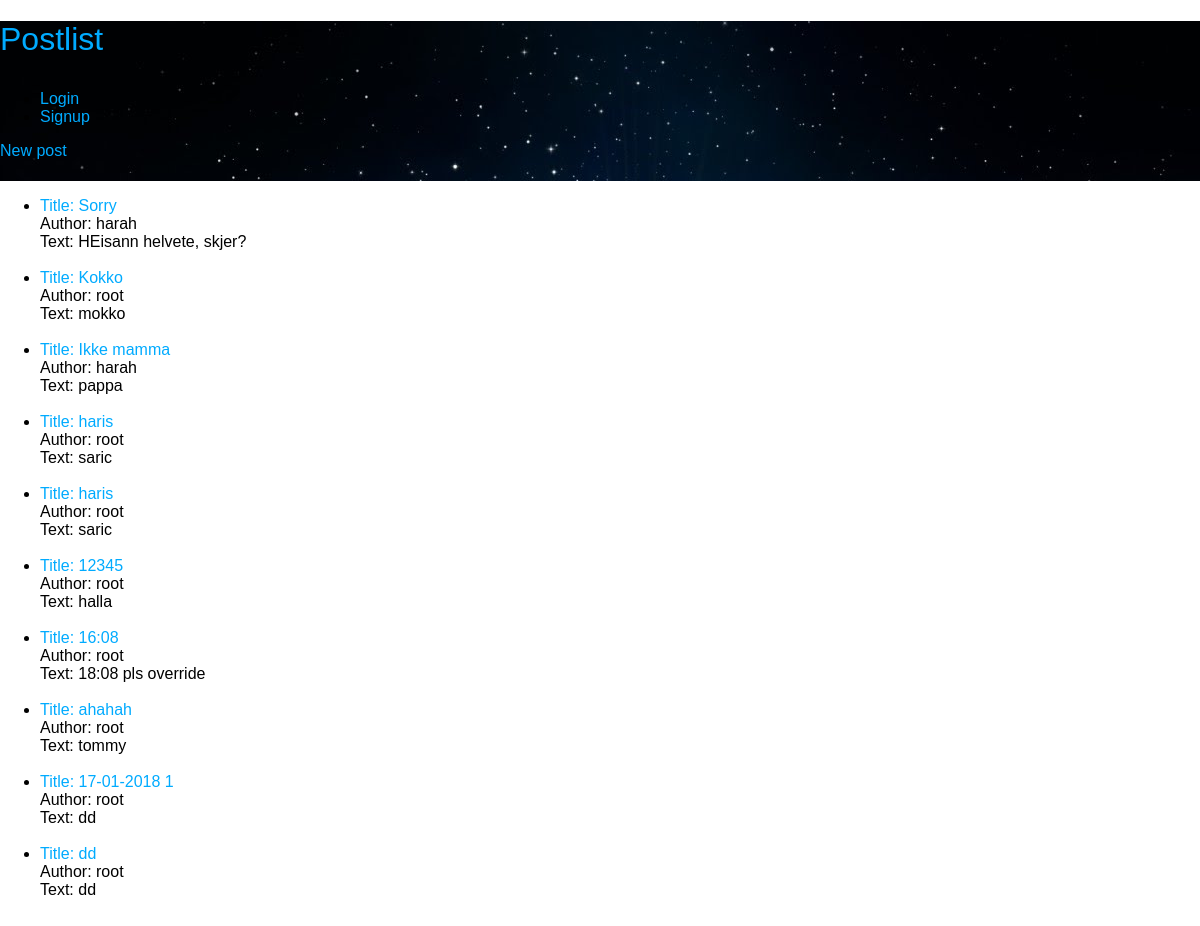
Before: / with the older database file.
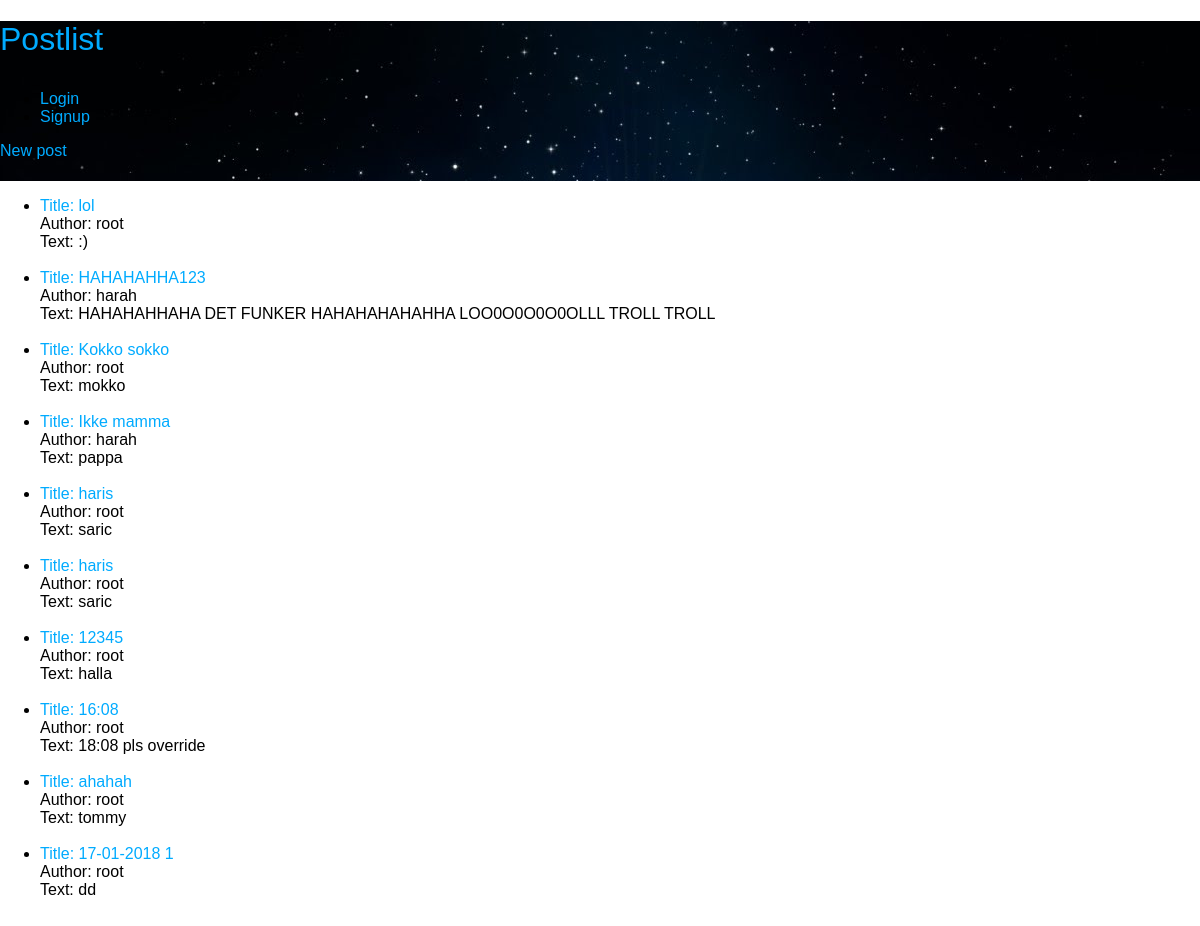
After: the same page with the newer database file.
### blog/models.py (models this page shows, shortened)
@python_2_unicode_compatible  # only if you need to support Python 2
class Post(models.Model):
    STATUS_CHOICES = (
        ('draft', 'Draft'),
        ('published', 'Published'),
    )
    title = models.CharField(max_length=250)
    slug = models.SlugField(max_length=250, unique_for_date='publish')
    author = models.ForeignKey(User, related_name='blog_posts')
    body = models.TextField()
    publish = models.DateTimeField(default=timezone.now)
    created = models.DateTimeField(auto_now_add=True)
    updated = models.DateTimeField(auto_now=True)
    status = models.CharField(max_length=10, choices=STATUS_CHOICES, default='draft')
    class Meta:
        ordering = ('-publish',)

### blog/views.py (the view)
# urls.py: url(r'^$',views.post_list),
def post_list(request):
	posts = Post.objects.all()[:10]
	context = {
		'posts':posts
	}
	return render(request, 'blog/base2.html', context)

### blog/templates/blog/base2.html
{% load staticfiles %}
{% include 'partials/header.html' %}
<ul>
	{% for post in posts %}
	<li>
		<a href="/blog/details/{{post.id}}">Title: {{post.title}}</a> <br>
			Author: {{post.author}} <br>
			Text: {{post.body}}</li> <br>
	{% endfor %}
</ul>
{% include 'partials/footer.html' %}

### blog/templates/partials/header.html (shortened to what this page needs)
{% load staticfiles%}
<!DOCTYPE html>
<html>
<head>
</head>
<body>
<header>
<link href="{% static "css/blog.css" %}" rel="stylesheet">
<a href="/"> <h1>Postlist</h1></a>
<nav>
	<ul>
		{% if user.is_authenticated %}
		<h4> Welcome {{ user.get_username }}! </h4>
		<li>
			<form class="logout-link" action="/accounts/logout/" method="post">
				{% csrf_token %}
				<button type="submit">Logout</button>
			</form>
		</li>
		{% else %}
			<li><a href="/accounts/login/">Login</a></li>
			<li><a href="/accounts/signup/">Signup</a></li>
		{% endif %}
	</ul>
</nav>
 <a href="{% url 'new_post' %}">New post</a>
</header>

### blog/templates/partials/footer.html
</body>
</html>

### blog/static/css/blog.css (style rules this page uses)
header { width:100%; height:160px; background-image:url("space.jpg"); }
body { margin:0; padding:0; font-family:helvetica, sans-serif; }
a { color:#00abff; text-decoration:none; }
h1 { font-weight:normal; padding:0 0 10px 0; }

Changed rows visible on the page:
no longer on this page (row unchanged): Post: title "dd", author "root", body "dd"
added Post: title "lol", author "root", body ":)"
changed Post: title "Sorry" → "HAHAHAHHA123"; body "HEisann helvete, skjer?" → "HAHAHAHHAHA DET FUNKER HAHAHAHAHAHHA LOO0O0O0O0OLLL TROLL TROLL"
changed Post "mokko": title "Kokko" → "Kokko sokko"
